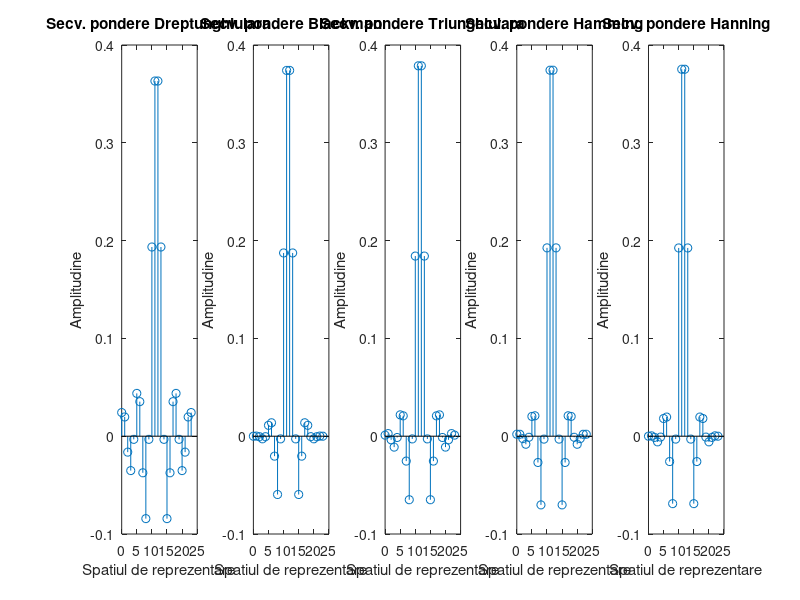
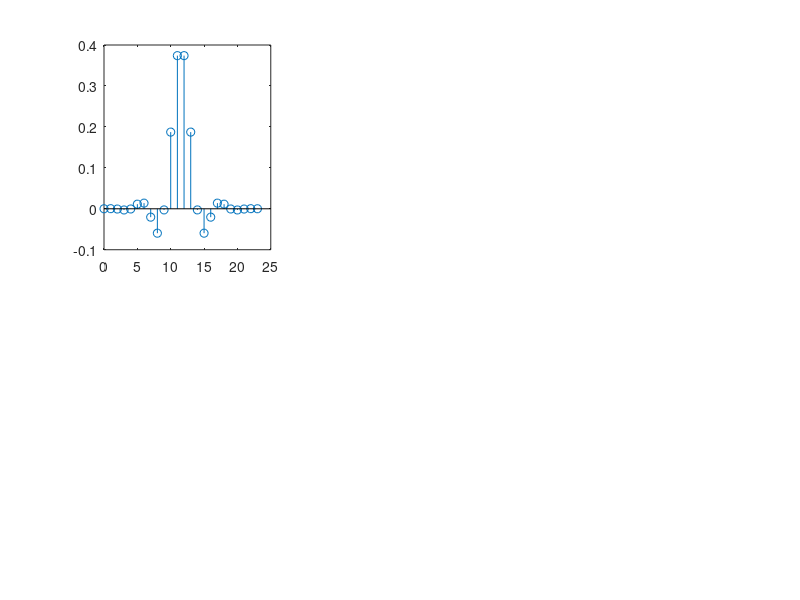

Reproduce these figures in MATLAB, in order. (Note: this script raises an error after producing the figures.)
clc
close all

%a

ng = 4; ns = 2;
% omega_c = PS_PRJ_1_Faza_2a(ng,ns) ; 
omega_c = 1.2702;
freq_c=omega_c/pi;          % am calculat care este frecventa de taiere

M = 24 ;                                               
r = 86.8108 ; r1 = r - 5 ; r2 = r + 5 ;
beta = 4.7243 ; beta1 = beta - 1 ; beta2 = beta + 1 ;
L = 2 ; L1 = L - 1 ; L2 = L + 1 ;
alfa = 40.4324 / 100 ; alfa1 = alfa - 15 / 100 ; alfa2 = alfa + 15 / 100 ;

spatiu=0:M-1;                        %durata de esantionare

figure(8)       %  Secventele pondere pentru cele 5 ferestre neparametrice
set(gcf,'units','pixels','position',[0,100,2048,512]);

w=boxcar(M);                                            
h = fir1(M-1,freq_c,w);
subplot(1,5,1)
stem(spatiu,h)                 
title('Secv. pondere Dreptunghiulara');
xlabel('Spatiul de reprezentare');
ylabel('Amplitudine');

w=blackman(M);                                            
h = fir1(M-1,freq_c,w);
subplot(1,5,2)
stem(spatiu,h);   
title('Secv. pondere Blackman');
xlabel('Spatiul de reprezentare');
ylabel('Amplitudine');

w=triang(M);                                           
h = fir1(M-1,freq_c,w);
subplot(1,5,3)
stem(spatiu,h);    
title('Secv. pondere Triunghiulara');
xlabel('Spatiul de reprezentare');
ylabel('Amplitudine');

h = fir1(M-1,freq_c);
subplot(1,5,4)
stem(spatiu,h);    
title('Secv. pondere Hamming');
xlabel('Spatiul de reprezentare');
ylabel('Amplitudine');

w=hanning(M);                                            
h = fir1(M-1,freq_c,w);
subplot(1,5,5)
stem(spatiu,h);    
title('Secv. pondere Hanning');
xlabel('Spatiul de reprezentare');
ylabel('Amplitudine');

figure(9)       % Secventele pondere pentru ferestrele Cebisev si Kaiser
set(gcf,'units','pixels','position',[0,100,2048,512]);

w=chebwin(M,r1);                                                               
h = fir1(M-1,freq_c,w);
subplot(2,3,1)
stem(spatiu,h); 
title('Secv. pondere Cebisev I', '[r1 = 81.8108 dB]');
xlabel('Spatiul de reprezentare');
ylabel('Amplitudine');

w=chebwin(M,r);                                                               
h = fir1(M-1,freq_c,w);
subplot(2,3,2)
stem(spatiu,h); 
title('Secv. pondere Cebisev II', '[r = 86.8108 dB]');
xlabel('Spatiul de reprezentarea');
ylabel('Amplitudine');

w=chebwin(M,r2);                                                               
h = fir1(M-1,freq_c,w);
subplot(2,3,3)
stem(spatiu,h); 
title('Secv. pondere Cebisev III', '[r2 = 91.8108 dB]');
xlabel('Spatiul de reprezentare');
ylabel('Amplitudine');

w=kaiser(M,beta1);                                                               
h = fir1(M-1,freq_c,w);
subplot(2,3,4)
stem(spatiu,h); 
title('Secv. pondere Kaiser I', '[beta1 = 3.7243 dB]');
xlabel('Spatiul de reprezentare');
ylabel('Amplitudine');

w=kaiser(M,beta);                                                               
h = fir1(M-1,freq_c,w);
subplot(2,3,5)
stem(spatiu,h); 
title('Secv. pondere Kaiser II', '[beta = 4.7243 dB]');
xlabel('Spatiul de reprezentare');
ylabel('Amplitudine');

w=kaiser(M,beta2);                                                               
h = fir1(M-1,freq_c,w);
subplot(2,3,6)
stem(spatiu,h); 
title('Secv. pondere Kaiser III', '[beta1 = 5.7243 dB]');
xlabel('Spatiul de reprezentare');
ylabel('Amplitudine');

figure(10)       % Secventele pondere pentru ferestrele Lanczos si Kaiser
set(gcf,'units','pixels','position',[0,100,2048,512]);

wLanczos1=(sin(2*pi*(2*spatiu-M+1)./(2*M-2))./(2*pi*(2*spatiu-M+1)/(2*M-2))).^L1;       
h = fir1(M-1,freq_c,wLanczos1);
subplot(2,3,1)
stem(spatiu,h); 
title('Secv. pondere Lanczos I', '[L = 1 ordin]');
xlabel('Spatiul de reprezentare');
ylabel('Amplitudine');

wLanczos=(sin(2*pi*(2*spatiu-M+1)./(2*M-2))./(2*pi*(2*spatiu-M+1)/(2*M-2))).^L;       
h = fir1(M-1,freq_c,wLanczos);
subplot(2,3,2)
stem(spatiu,h); 
title('Secv. pondere Lanczos II', '[L = 2 ordin]');
xlabel('Spatiul de reprezentare');
ylabel('Amplitudine');

wLanczos2=(sin(2*pi*(2*spatiu-M+1)./(2*M-2))./(2*pi*(2*spatiu-M+1)/(2*M-2))).^L2;       
h = fir1(M-1,freq_c,wLanczos2);
subplot(2,3,3)
stem(spatiu,h); 
title('Secv. pondere Lanczos III', '[L = 3 ordin]');
xlabel('Spatiul de reprezentare');
ylabel('Amplitudine');

w=tukeywin(M,alfa1);                                                                  
h = fir1(M-1,freq_c,w);
subplot(2,3,4)
stem(spatiu,h); 
title('Secv. pondere Tuckey I', '[alfa1 = 25.4324 %]');
xlabel('Spatiul de reprezentare');
ylabel('Amplitudine');

w=tukeywin(M,alfa);                                                                 
h = fir1(M-1,freq_c,w);
subplot(2,3,5)
stem(spatiu,h); 
title('Secv. pondere Tuckey II', '[alfa = 40.4324 %]');
xlabel('Spatiul de reprezentare');
ylabel('Amplitudine');

w=tukeywin(M,alfa2);                                                          
h = fir1(M-1,freq_c,w);
subplot(2,3,6)
stem(spatiu,h); 
title('Secv. pondere Tuckey III', '[alfa2 = 55.4324 %]');
xlabel('Spatiul de reprezentare');
ylabel('Amplitudine');


figure(11)                      % raspunsul filtrelor ferestrelor respcetiv pentru primele 5 ferestre neparametrice
set(gcf,'units','pixels','position',[0,100,2048,768]);

w=boxcar(M);
w=w/sum(w);                                             
h = fir1(M-1,freq_c,w);
[H1,omega]=freqz(h,1,5000);
subplot(2,5,1)
plot(omega/pi,db(abs(H1)));   
ylim([-300 20])
title('Spectru Dreptunghiulara');
ylabel('Amplitudine dB');
xlabel('Banda de frecventa normalizata');
subplot(2,5,6)
plot(omega/pi,angle(H1))
title('Faza Dreptunghiulara');
xlabel('Banda de frecventa normalizata');
ylabel('Amplitudine dB');

w=blackman(M);
w=w/sum(w);                                             
h = fir1(M-1,freq_c,w);
[H,omega]=freqz(h,1,5000);
subplot(2,5,2)
plot(omega/pi,db(abs(H)));
ylim([-300 20])
title('Spectru Blackman');
ylabel('Amplitudine dB');
xlabel('Banda de frecventa normalizata');
subplot(2,5,7)
plot(omega/pi,angle(H))
title('Faza Blackman');
xlabel('Banda de frecventa normalizata');
ylabel('Amplitudine dB');

w=triang(M);
w=w/sum(w);                                             
h = fir1(M-1,freq_c,w);
[H,omega]=freqz(h,1,5000);
subplot(2,5,3)
plot(omega/pi,db(abs(H)));   
ylim([-300 20])
title('Spectru Triunghiulara');
ylabel('Amplitudine dB');
xlabel('Banda de frecventa normalizata');
subplot(2,5,8)
plot(omega/pi,angle(H))
title('Faza Triunghiulara');
xlabel('Banda de frecventa normalizata');
ylabel('Amplitudine dB');
                                          
h = fir1(M-1,freq_c);
[H,omega]=freqz(h,1,5000);
subplot(2,5,4)
plot(omega/pi,db(abs(H)));  
ylim([-300 20])
title('Spectru Hamming');
ylabel('Amplitudine dB');
xlabel('Banda de frecventa normalizata');
subplot(2,5,9)
plot(omega/pi,angle(H))
title('Faza Hamming');
xlabel('Banda de frecventa normalizata');
ylabel('Amplitudine dB');

w=hanning(M);
w=w/sum(w);                                             
h = fir1(M-1,freq_c,w);
[H,omega]=freqz(h,1,5000);
subplot(2,5,5)
plot(omega/pi,db(abs(H))); 
ylim([-300 20])
title('Spectru Hanning');
ylabel('Amplitudine dB');
xlabel('Banda de frecventa normalizata');
subplot(2,5,10)
plot(omega/pi,angle(H));
title('Faza Hanning');
xlabel('Banda de frecventa normalizata');
ylabel('Amplitudine dB');

figure(12)         % Spectrele + fazele Cebisev + Kaiser
set(gcf,'units','pixels','position',[0,100,2048,768]);

w=chebwin(M,r1);                                                               
w=w/sum(w);
h = fir1(M-1,freq_c,w);
[H,omega]=freqz(h,1,5000);
subplot(3,4,1)
plot(omega/pi,db(abs(H)));   
ylim([-400 20])
title('Spectru Cebisev I','[r1 = 81.8108 dB]');
ylabel('Amplitudine dB');
xlabel('Banda de frecventa normalizata');
subplot(3,4,2)
plot(omega/pi,angle(H))
title('Faza Cebisev I','[r1 = 81.8108 dB]');
ylabel('Amplitudine dB');
xlabel('Banda de frecventa normalizata');

w=chebwin(M,r);                                                               
w=w/sum(w);
h = fir1(M-1,freq_c,w);
[H,omega]=freqz(h,1,5000);
subplot(3,4,5)
plot(omega/pi,db(abs(H)));  
ylim([-400 20])
title('Spectru Cebisev II','[r = 86.8108 dB]');
ylabel('Amplitudine dB');
xlabel('Banda de frecventa normalizata');
subplot(3,4,6)
plot(omega/pi,angle(H))
title('Faza Cebisev II','[r = 86.8108 dB]');
ylabel('Amplitudine dB');
xlabel('Banda de frecventa normalizata');

w=chebwin(M,r2);                                                               
w=w/sum(w);
h = fir1(M-1,freq_c,w);
[H,omega]=freqz(h,1,5000);
subplot(3,4,9)
plot(omega/pi,db(abs(H)));   
ylim([-400 20])
title('Spectru Cebisev III','[r2 = 91.8108 dB]');
xlabel('Banda de frecventa normalizata');
ylabel('Amplitudine dB');
subplot(3,4,10)
plot(omega/pi,angle(H))
title('Faza Cebisev III','[r1 = 91.8108 dB]');
xlabel('Banda de frecventa normalizata');
ylabel('Amplitudine dB');


w=kaiser(M,beta1);                                                               
w=w/sum(w);
h = fir1(M-1,freq_c,w);
[H,omega]=freqz(h,1,5000);
subplot(3,4,3)
plot(omega/pi,db(abs(H)));   
ylim([-300 20])
title('Spectru Kaiser I','[beta1 = 3.7243 dB]');
ylabel('Amplitudine dB');
xlabel('Banda de frecventa normalizata');
subplot(3,4,4)
plot(omega/pi,angle(H))
title('Faza Kaiser I','[beta1 = 3.7243 dB]');
ylabel('Amplitudine dB');
xlabel('Banda de frecventa normalizata');


w=kaiser(M,beta);                                                               
w=w/sum(w);
h = fir1(M-1,freq_c,w);
[H,omega]=freqz(h,1,5000);
subplot(3,4,7)
plot(omega/pi,db(abs(H)));    
ylim([-300 20])
title('Spectru Kaiser II','[beta = 4.7243 dB]');
ylabel('Amplitudine dB');
xlabel('Banda de frecventa normalizata');
subplot(3,4,8)
plot(omega/pi,angle(H))
title('Faza Kaiser II','[beta = 4.7243 dB]');
ylabel('Amplitudine dB');
xlabel('Banda de frecventa normalizata');

w=kaiser(M,beta2);                                                               
w=w/sum(w);
h = fir1(M-1,freq_c,w);
[H,omega]=freqz(h,1,5000);
subplot(3,4,11)
plot(omega/pi,db(abs(H)));    
ylim([-300 20])
title('Spectru Kaiser III','[beta2 = 5.7243 dB]');
xlabel('Banda de frecventa normalizata');
ylabel('Amplitudine dB');
subplot(3,4,12)
plot(omega/pi,angle(H))
title('Faza Kaiser III','[beta2 = 5.7243 dB]');
xlabel('Banda de frecventa normalizata');
ylabel('Amplitudine dB');


figure(13)      % Spectrele + fazele Lanczos + Tuckey
set(gcf,'units','pixels','position',[0,100,2048,768]);

wLanczos1=(sin(2*pi*(2.*spatiu-M+1)./(2*M-2))./(2*pi*(2*spatiu-M+1)/(2*M-2))).^L1;       
wLanczos1=wLanczos1/sum(wLanczos1);
h = fir1(M-1,freq_c,wLanczos1);
[H,omega]=freqz(h,1,5000);
subplot(3,4,1)
plot(omega/pi,db(abs(H)));  
ylim([-300 20])
title('Spectru Lanczos I','[L1 = 1 ordin]');
ylabel('Amplitudine dB');
xlabel('Banda de frecventa normalizata');
subplot(3,4,2)
plot(omega/pi,angle(H))
title('Faza Lanczos I','[L1 = 1 ordin]');
ylabel('Amplitudine dB');
xlabel('Banda de frecventa normalizata');

wLanczos=(sin(2*pi*(2.*spatiu-M+1)./(2*M-2))./(2*pi*(2*spatiu-M+1)/(2*M-2))).^L;       
wLanczos=wLanczos/sum(wLanczos);
h = fir1(M-1,freq_c,wLanczos);
[H,omega]=freqz(h,1,5000);
subplot(3,4,5)
plot(omega/pi,db(abs(H)));   
ylim([-300 20])
title('Spectru Lanczos II','[L = 2 ordin]');
ylabel('Amplitudine dB');
xlabel('Banda de frecventa normalizata');
subplot(3,4,6)
plot(omega/pi,angle(H))
title('Faza Lanczos II','[L = 2 ordin]');
ylabel('Amplitudine dB');
xlabel('Banda de frecventa normalizata');

wLanczos2=(sin(2*pi*(2.*spatiu-M+1)./(2*M-2))./(2*pi*(2*spatiu-M+1)/(2*M-2))).^L2;       
wLanczos2=wLanczos2/sum(wLanczos2);
h = fir1(M-1,freq_c,wLanczos2);
[H,omega]=freqz(h,1,5000);
subplot(3,4,9)
plot(omega/pi,db(abs(H)));   
ylim([-300 20])
title('Spectru Lanczos III','[L2 = 3 ordin]');
xlabel('Banda de frecventa normalizata');
ylabel('Amplitudine dB');
subplot(3,4,10)
plot(omega/pi,angle(H))
title('Faza Lanczos III','[L2 = 3 ordin]');
xlabel('Banda de frecventa normalizata');
ylabel('Amplitudine dB');

w=tukeywin(M,alfa1);                                                                  
w=w/sum(w);
h = fir1(M-1,freq_c,w);
[H,omega]=freqz(h,1,5000);
subplot(3,4,3)
plot(omega/pi,db(abs(H)));   
ylim([-300 20])
title('Spectru Tuckey I','[alfa1 = 25.4324 %]');
ylabel('Amplitudine dB');
xlabel('Banda de frecventa normalizata');
subplot(3,4,4)
plot(omega/pi,angle(H))
title('Faza Tuckey I','[alfa1 = 25.4324 %]');
ylabel('Amplitudine dB');
xlabel('Banda de frecventa normalizata');

w=tukeywin(M,alfa);                                                                 
w=w/sum(w);
h = fir1(M-1,freq_c,w);
[H,omega]=freqz(h,1,5000);
subplot(3,4,7)
plot(omega/pi,db(abs(H))); 
ylim([-300 20])
title('Spectru Tuckey II','[alfa = 40.4324 %]');
ylabel('Amplitudine dB');
xlabel('Banda de frecventa normalizata');
subplot(3,4,8)
plot(omega/pi,angle(H))
title('Faza Tuckey II','[alfa = 40.4324 %]');
ylabel('Amplitudine dB');
xlabel('Banda de frecventa normalizata');

w=tukeywin(M,alfa2);                                                          
w=w/sum(w);
h = fir1(M-1,freq_c,w);
[H,omega]=freqz(h,1,5000);
subplot(3,4,11)
plot(omega/pi,db(abs(H)));  
ylim([-300 20])
title('Spectru Tuckey III','[alfa = 55.4324 %]');
xlabel('Banda de frecventa normalizata');
ylabel('Amplitudine dB');
subplot(3,4,12)
plot(omega/pi,angle(H))
title('Faza Tuckey III','[alfa = 55.4324 %]');
xlabel('Banda de frecventa normalizata');
ylabel('Amplitudine dB');


% % b
% % 
% %     Modul de abordare a clasificarii pe care am folosit-o:
% % 
% %     -am grupat filtrele in grupuri de cate 3-4 pentru a putea face o clasificare cu nu prea multe elemente
% %     -dupa ce evaluam grupurile si le faceam un podium , incepeam sa compar cel mai prost filtru al unui grup
% %      cu cel mai bun filtru de la alt grup si daca se intampla sa fie mai bun/prost updatam clasificarea si 
% %      concatenam grupele si dupa reverificam clasificarea ca sa fiu sigur ca este buna
% %     -si repetam procesul pana cand imi terminam clasificarea
% % 
% %     Concret ce am facut , am grupat Cebyshev , Kaiser , Lanczos si Tuckey in grupe cu numai filtrele de genul lor
% % 
% %     Am determinat cele mai bune din fiecare grup ex : Cebyshev 3 Kaiser 2 Tuckey 3 Lanczos 3
% %     Dupa am incercat sa compar cele 9 ferestre incluzand cele de mai sus si aveam o clasificare provizorie pentru 9 filtre
% %     Dupa ce aveam clasificarea , am inceput sa pun un filtru cu cate un filtru in ordine si updatam podiumul pe parcurs
% % 
% %     Cum determinam care filtru era cel mai bun? Ma uitam in banda de
% %     trecere si stopare sa fie cat mai asemanator de filtru ideal plus sa
% %     nu fie influentat prea mult de fenomenul GIBBS , de exemplu pana la
% %     pozitia 10 inclusiv fenomenul GIBBS isi facea prezenta in special in
% %     banda de trecere , dar in consecinta banda de stopare era foarte buna
% % 
% %     Cand a trebuit sa compar filtrele cele mai bune m-am uitat foarte
% %     bine lat cat de mult atenuau banda de stopare(de la pozitia 9 in sus)
% % 
% % 
% % 
% %   Clasificarea celor 17 pozitii ale filtrelor cu care am avut de lucru
% %   1. Cebyshev 3 (Castigatoarea de pe locul intai Cebyshev [r=91.8108 dB])
% %   2. Cebyshev 2
% %   3. Lanczos 3
% %   4. Cebyshev 1
% %   5. Blackman
% %   6. Kaiser 2
% %   7. Lanczos 2   
% %   8. Kaiser 3
% %   9. Hanning  (A doua alegere )
% %   10.Kaiser 1 
% %   11.Hamming
% %   12.Triunghiulara
% %   13.Lanczos 1
% %   14.Dreptunghiulara
% %   15.Tuckey 3
% %   16.Tuckey 2
% %   17.Tuckey 1
% % 
% %   Clasamentul filtrelor ce folosesc cele 9 ferestre (Modul dupa care am facut clasificarea este simplu : Am pus in clasament pozitiile ferestrelor numai de ordin 2 
% %   deoarece am considerat aceastea ca sunt reprezentate de parametrul de baza nemodificat si astfel pentru datele mele am pus in concordanta cu pozitia ferestrelor 
% %   de la celalalta clasificare ) De ce am facut asa si nu am luat doar
% %   prima instanta de nume ale ferestrelor ? Fiindca daca ma duc pe acest
% %   criteriu atunci nu pot sa fac o aproximare buna a clasamentului.De ce?
% %   Fiindca pot modifica parametrul secundar pana cand iese el cel mai
% %   bun dintre ele (De exemplu sa iau filtrul Tuckey, ii modific procentajul de deschidere a ferestrei pana cand produce o performanta foarte buna care il ajuta sa se
% %   compare cu alte filtre din start mai bune decat el , exemplu kaiser, si mi se pare ok sa concep clasamentul asa)
% % 
% %   1. Cebyshev
% %   2. Blackman
% %   3. Kaiser 
% %   4. Lanczos  
% %   5. Hanning  
% %   6. Hamming
% %   7. Triunghiulara
% %   8. Dreptunghiulara
% %   9. Tuckey
% % 
% %   Clasamentul furnizat de la quizul de laborator  
% %   1. Kaiser
% %   2. Cebyshev
% %   3. Blackman 
% %   4. Lanczos  
% %   5. Hanning  
% %   6. Hamming
% %   7. Tuckey
% %   8. Triunghiulara
% %   9. Dreptunghiulara
% % 
% %   Pot observa ca numai 2 perechi de ferestre si-au schimbat pozitia ,
% %   perechea cu cele mai bune si perechea cu cele mai proaste. Dar chestia
% %   asta se intampla doar pentru cazul datelor mele si cum am considerat eu
% %   sa se faca clasamentul aproximativ corect
% % 
% % 
% % 
% % locul 1 este Cebyshev 3
% % locul 9 este Hanning

M2 = M + M/2;
M3 = 2*M;

n3=0:M2-1;
n4=0:M3-1;


figure(14)      % Spectrele + fazele Lanczos + Tuckey
set(gcf,'units','pixels','position',[0,100,2048,768]);

w=chebwin(M,r2);                                                               
w=w/sum(w);
h = fir1(M-1,freq_c,w);
[H,omega]=freqz(h,1,5000);
subplot(2,3,1)
plot(omega/pi,db(abs(H)));
ylim([-400 20])
title('Spectru Cebisev III','[r2 = 91.8108 dB] [ M = 24 ]');
xlabel('Banda de frecventa normalizata');
ylabel('Amplitudine dB');
subplot(2,3,4)
plot(omega/pi,angle(H))
title('Faza Cebisev III','[r1 = 91.8108 dB] [ M = 24 ]');
xlabel('Banda de frecventa normalizata');
ylabel('Amplitudine dB');

w=chebwin(M2,r2);                                                               
w=w/sum(w);
h = fir1(M2-1,freq_c,w);
[H,omega]=freqz(h,1,5000);
subplot(2,3,2)
plot(omega/pi,db(abs(H)));  
ylim([-400 20])
title('Spectru Cebisev III','[r2 = 91.8108 dB] [ M = 36 ]');
xlabel('Banda de frecventa normalizata');
ylabel('Amplitudine dB');
subplot(2,3,5)
plot(omega/pi,angle(H))
title('Faza Cebisev III','[r1 = 91.8108 dB] [ M = 36 ]');
xlabel('Banda de frecventa normalizata');
ylabel('Amplitudine dB');

w=chebwin(M3,r2);                                                               
w=w/sum(w);
h = fir1(M3-1,freq_c,w);
[H,omega]=freqz(h,1,5000);
subplot(2,3,3)
plot(omega/pi,db(abs(H)));   
ylim([-400 20])
title('Spectru Cebisev III','[r2 = 91.8108 dB] [ M = 48 ]');
xlabel('Banda de frecventa normalizata');
ylabel('Amplitudine dB');
subplot(2,3,6)
plot(omega/pi,angle(H))
title('Faza Cebisev III','[r1 = 91.8108 dB] [ M = 48 ]');
xlabel('Banda de frecventa normalizata');
ylabel('Amplitudine dB');

figure(15)      % Spectrele + fazele Lanczos + Tuckey
set(gcf,'units','pixels','position',[0,100,2048,768]);


w=hanning(M);                                                                 
w=w/sum(w);
h = fir1(M-1,freq_c,w);
[H,omega]=freqz(h,1,5000);
subplot(2,3,1)
plot(omega/pi,db(abs(H))); 
ylim([-300 20])
title('Spectru Hanning','[ M = 24 ]');
ylabel('Amplitudine dB');
xlabel('Banda de frecventa normalizata');
subplot(2,3,4)
plot(omega/pi,angle(H))
title('Faza Hanning','[ M = 24 ]');
ylabel('Amplitudine dB');
xlabel('Banda de frecventa normalizata');

w=hanning(M2);                                                                 
w=w/sum(w);
h = fir1(M2-1,freq_c,w);
[H,omega]=freqz(h,1,5000);
subplot(2,3,2)
plot(omega/pi,db(abs(H))); 
ylim([-300 20])
title('Spectru Hanning','[ M = 36 ]');
ylabel('Amplitudine dB');
xlabel('Banda de frecventa normalizata');
subplot(2,3,5)
plot(omega/pi,angle(H))
title('Faza Hanning','[ M = 36 ]');
ylabel('Amplitudine dB');
xlabel('Banda de frecventa normalizata');

w=hanning(M3);                                                                 
w=w/sum(w);
h = fir1(M3-1,freq_c,w);
[H,omega]=freqz(h,1,5000);
subplot(2,3,3)
plot(omega/pi,db(abs(H))); 
ylim([-300 20])
title('Spectru Hanning','[ M = 48 ]');
ylabel('Amplitudine dB');
xlabel('Banda de frecventa normalizata');
subplot(2,3,6)
plot(omega/pi,angle(H))
title('Faza Hanning','[ M = 48 ]');
ylabel('Amplitudine dB');
xlabel('Banda de frecventa normalizata');

% Putem observa ca filtru cel mai bun al lui Hanning este cel de ordinul
% 48 si este mult mai bun decat cel mai slab filtru al lui Cebyshev , cel de oridnul 24 , de unde tragem concluzia 
% ca ordinul filtrului joaca un rol important in performanta acestuia si ii
% influenteaza capacitatea de a fi evaluat optimal . Lobul principal al lui
% Hanning este mult mai bun decat cel al lui Cebyshev , lobii paraziti sunt
% mult mai ingusti dar sunt mai lungi decat cei al lui Cebyshev , iar
% atenuarea la Hanning e mult mai buna in zona de mare frecventa 